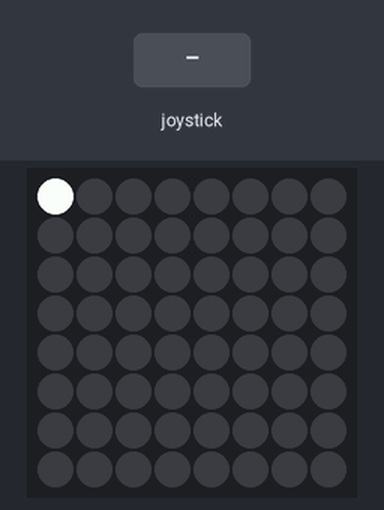
This program was run on a simulated Raspberry Pi (BCM pin numbers) with a Sense HAT. Shown: the Sense HAT's 8×8 RGB LED matrix. Inputs (shaded band) come from the test bench. What the program prints to the terminal is not drawn.

Above: at 1.2 s.
1.3 s: joystick pushed down
At 3.2 s:
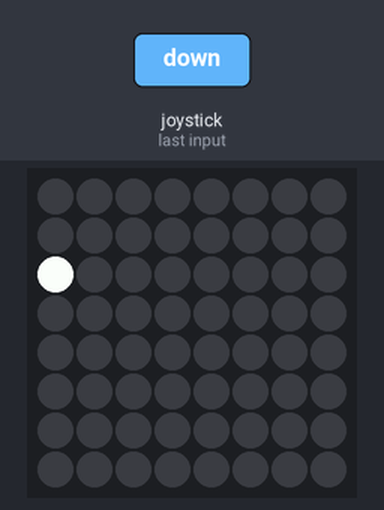
3.5 s: joystick pushed left
At 5.0 s:
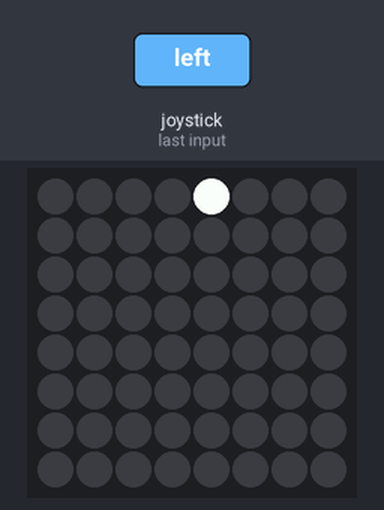
5.5 s: joystick pushed down
At 6.6 s:
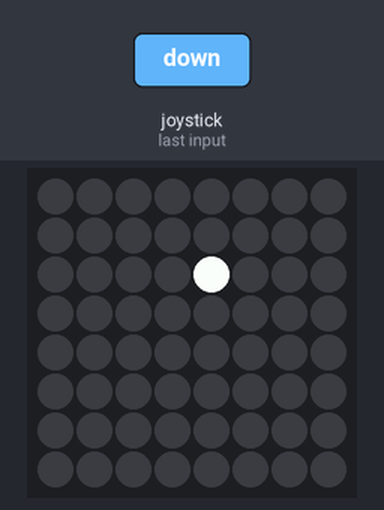
7.5 s: joystick pushed right
At 9.2 s:
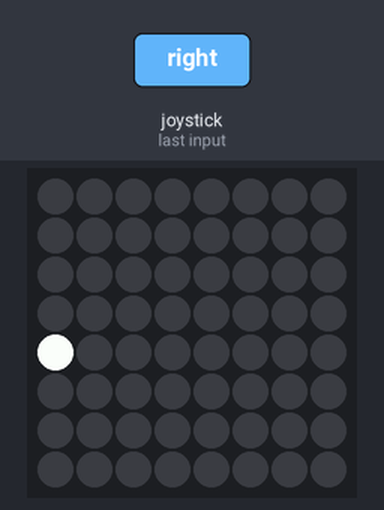
9.5 s: joystick pushed right
At 11.0 s:
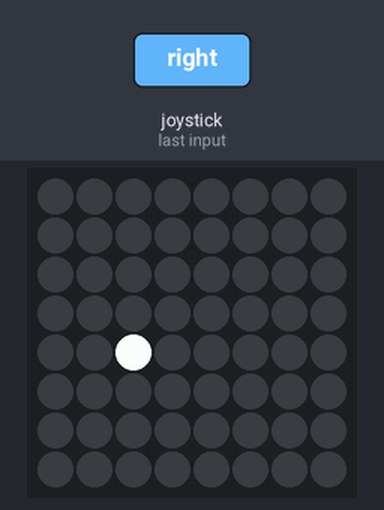
11.5 s: joystick pushed up
At 12.6 s:
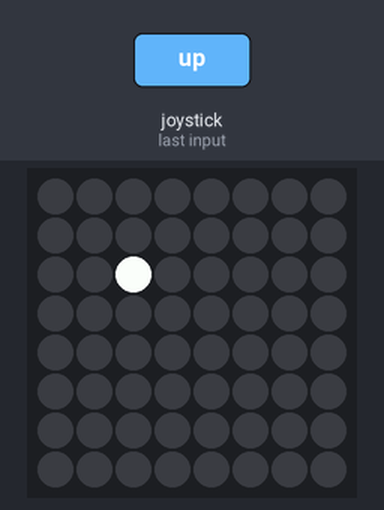
Timing chart, 0 to 14.5 s (numbered marks = the images above; inputs shaded):
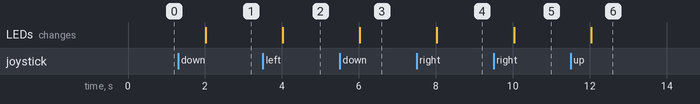

Measured:
- after the input at 1.3 s, the LEDs: change after 0.72 s (image 1)
- after the input at 3.5 s, the LEDs: change after 0.53 s (image 2)
- after the input at 5.5 s, the LEDs: change after 0.53 s (image 3)
- after the input at 7.5 s, the LEDs: change after 0.53 s (image 4)
- after the input at 9.5 s, the LEDs: change after 0.53 s (image 5)
- after the input at 11.5 s, the LEDs: change after 0.53 s (image 6)

The program:

pin_v2.py
```python
#unosimo kombinaciju boja koja nas "pusta" kroz vrata
#provjeravamo je u "bazi" podataka
#ukoliko je ispravna, sve gori zeleno
#ukoliko je neispravna, sve se zacrveni
#automatski reset nakon 5s

# 1,2,3,back
# 4,5,6,clear
# 7,8,9,enter
# *,0,#,nesto

# 1-(0,0)
# 2-(2,0)

from sense_emu import SenseHat
import time
import random

sense=SenseHat()

R=(255,0,0)
G=(0,255,0)
B=(0,0,255)
C=(0,255,255)
M=(255,0,255)
Y=(255,255,0)
Dg=(40,40,40)
Gr=(190,190,190)
O=(255,128,0)
P=(240,90,120)
X=(40,100,60)
W=(255,255,255)
K=(0,0,0)
Br=(165,42,42)

def iscrtaj_poziciju(koordinate):
    sense.clear()
    sense.set_pixel(koordinate[0],koordinate[1],W)
    time.sleep(1)

def provjeri_kod(otipkani_pin):
    pin_pronadjen=False
    user=''
    for pin_entry in pinovi:
        if pin_entry['pin']==otipkani_pin:
            print(f"Pustamo, Dobar dan {pin_entry['user']}")
            pin_pronadjen=True
            user=pin_entry['user']
            break

        else:
            pass
            #print('Ne pustamo')
    return (pin_pronadjen,user)


mapirani_pin={
    1:(0,0),
    2:(2,0),
    3:(4,0),
    'back':(6,0),
    4:(0,2),
    5:(2,2),
    6:(4,2),
    'clear':(6,2),
    7:(0,4),
    8:(2,4),
    9:(4,4),
    'enter':(6,4),
    'star':(0,6),
    0:(2,6),
    'hash':(4,6),
    'none':(6,6)
    }

pinovi=[
    {
        'user':'Mate',
        'pin':[4,5,1,2]
    },
    {
        'user':'Stipe',
        'pin':[1,2,3,3]
    }
    ]


uneseni_pin=[4,5,1,2]

for pin_entry in pinovi:
    if pin_entry['pin']==uneseni_pin:
        print(f"Pustamo, Dobar dan {pin_entry['user']}")
        break
    else:
        print('Ne pustamo')

'''
for key,item in mapirani_pin.items():
    sense.clear()
    sense.set_pixel(item[0],item[1],W)
    time.sleep(0.5)
'''

trenutni_broj=1
koord=[0,0]
pin_broj=0

while True:
    iscrtaj_poziciju(koord)
    for event in sense.stick.get_events():
        if event.action=='pressed':
            if event.direction=='up':

                if trenutni_broj>3:
                    trenutni_broj-=3
                if trenutni_broj==0:
                    trenutni_broj=8
                koord[0]=mapirani_pin[trenutni_broj][0]
                koord[1]=mapirani_pin[trenutni_broj][1]
            elif event.direction=='down':
                if trenutni_broj<7 and trenutni_broj!=0:
                    trenutni_broj+=3
                elif trenutni_broj==8:
                    trenutni_broj=0
                koord[0]=mapirani_pin[trenutni_broj][0]
                koord[1]=mapirani_pin[trenutni_broj][1]
            elif event.direction=='left':
                smjer='left'
                trenutni_broj-=1
                if trenutni_broj==-1:
                    trenutni_broj=9
                koord[0]=mapirani_pin[trenutni_broj][0]
                koord[1]=mapirani_pin[trenutni_broj][1]
            elif event.direction=='right':
                trenutni_broj+=1
                if trenutni_broj==10:
                    trenutni_broj=0
                koord[0]=mapirani_pin[trenutni_broj][0]
                koord[1]=mapirani_pin[trenutni_broj][1]

            elif event.direction=='middle':
                uneseni_pin[pin_broj]=trenutni_broj
                print(uneseni_pin)
                pin_broj+=1
                if pin_broj==4:
                    ispravan=provjeri_kod(uneseni_pin)
                    if ispravan[0]:
                        sense.clear(G)
                        sense.show_message(f'Dobar dan, {ispravan[1]}',text_colour=X,back_colour=G)
                    else:
                        sense.clear(R)
                    time.sleep(4)
                    sense.clear()
                    pin_broj=0
```
